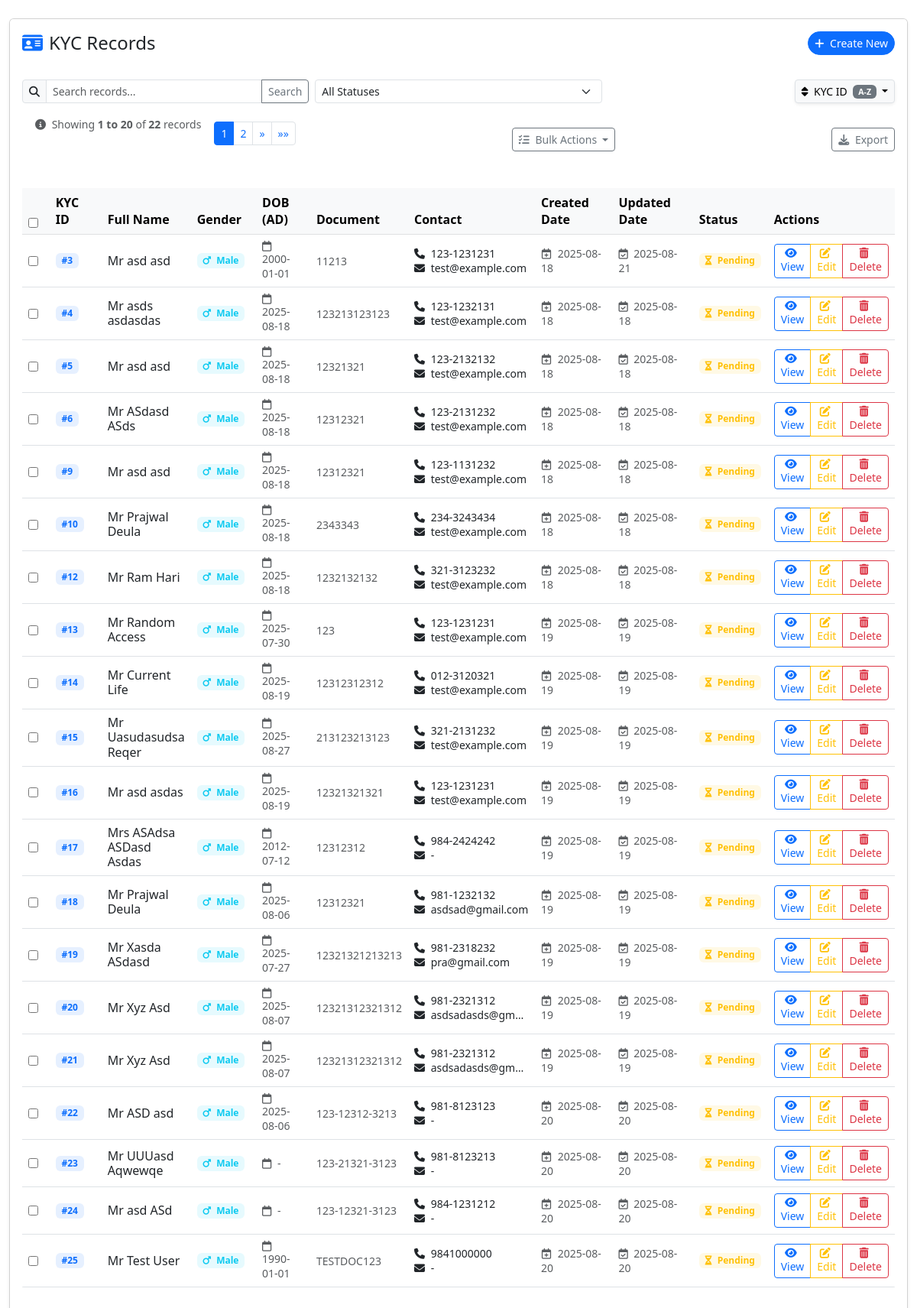
Before: /kyc_list/ with the older database file.
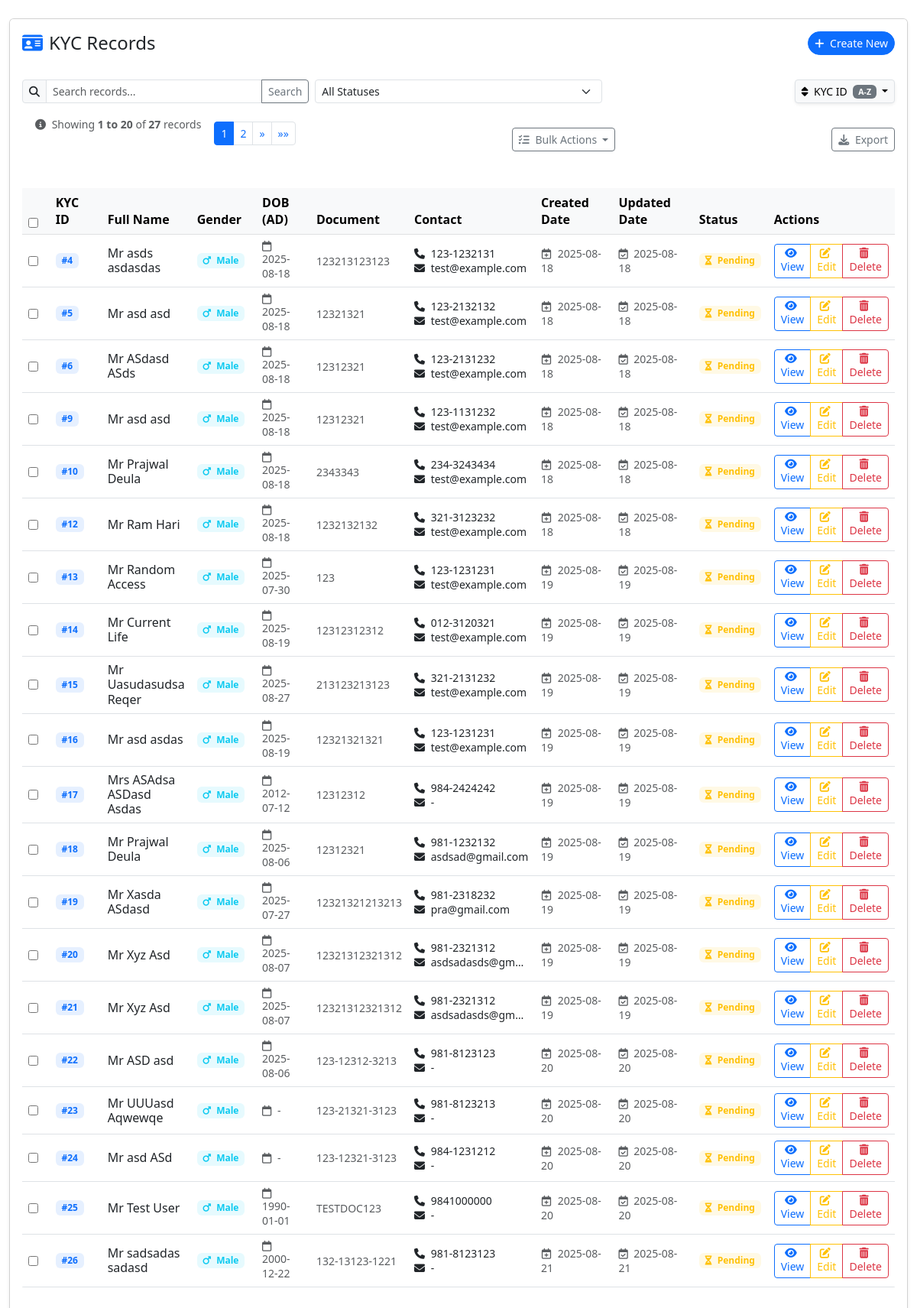
After: the same page with the newer database file.
### kyc/models.py (models this page shows, shortened)
class KYCModel(models.Model):
    STATUS_CHOICES = [
        ('Pending','Pending'),
        ('Approved','Approved'),
        ('Rejected','Rejected'),
    ]
    kyc_id = models.AutoField(primary_key=True)
    salutation = models.CharField(max_length=10, choices=SALUTATION_CHOICES, default='Mr')
    first_name = models.CharField(max_length=50, blank=False, null=False)
    middle_name = models.CharField(max_length=100, blank=True, null=True)
    last_name = models.CharField(max_length=50, blank=False, null=False)
    nep_name = models.CharField(max_length=100, blank=True, null=True)
    gender = models.CharField(max_length=10, choices=GENDER_CHOICES, default='Male')
    nationality = models.CharField(max_length=50, choices=NATIONALITY_CHOICES, default='Nepalese')
    date_of_birth_ad = models.DateField(blank=True, null=True)
    dob_bs = NepaliDateField(blank=True, null=True)
    father_name = models.CharField(max_length=100, blank=True, null=True)
    nep_father_name = models.CharField(max_length=100, blank=True, null=True)
    mother_name = models.CharField(max_length=100, blank=True, null=True)
    grand_father_name = models.CharField(max_length=100, blank=True, null=True)
    grandfather_in_law_name = models.CharField(max_length=100, blank=True, null=True)
    spouse_name = models.CharField(max_length=100, blank=True, null=True)
    father_in_law_name = models.CharField(max_length=100, blank=True, null=True)
    father_mother_name = models.CharField(max_length=100, blank=True, null=True)
    son_name = models.CharField(max_length=100, blank=True, null=True)
    daughter_name = models.CharField(max_length=100, blank=True, null=True)
    daughter_in_law_name = models.CharField(max_length=100, blank=True, null=True)
    proposer_full_name = models.CharField(max_length=100, blank=True, null=True)
    age_proof_doc = models.CharField(max_length=50, choices=AGE_PROOF_DOC_CHOICES, default='Citizenship')
    document_number = models.CharField(max_length=20, verbose_name="Document Number", blank=False)
    national_id_no = models.CharField(
        max_length=12,  # Adjust max_length as needed
        blank=False,
        null=True,
        verbose_name="National ID No"
    )
    document_issued_date_bs = NepaliDateField(verbose_name="Document Issued Date (B.S.)")
    document_issued_date = models.DateField(verbose_name="Document Issued Date (A.D.)")
    issued_place = models.CharField(max_length=100, choices=ISSUED_PLACE_CHOICES, blank=True, null=True)
    birth_place = models.CharField(max_length=50, blank=True, null=True)
    policy_no = models.CharField(max_length=30, unique=True, null=False, blank=False, default='N/A')
    address = models.CharField(max_length=255, blank=True, null=True)
    address_nepali = models.CharField(max_length=255, blank=True, null=True)
    permanent_address = models.CharField(max_length=255, blank=True, null=True)
    temporary_address = models.CharField(max_length=255, blank=True, null=True)
    temporary_district = models.CharField(max_length=100, blank=True, null=True)
    ward_no = models.CharField(max_length=2, blank=True, null=True)
    house_no = models.CharField(max_length=10, blank=True, null=True)
    local_unit = models.CharField(max_length=50, choices=LOCAL_UNIT_CHOICES, default='Municipality')
    structure = models.CharField(max_length=50, choices=STRUCTURE_CHOICES, default='Metropolitan City')
    email = models.EmailField(blank=True, null=True)
    mobile = models.CharField(max_length=20)
    phone_no = models.CharField(max_length=20, blank=True, null=True)
    qualification = models.CharField(max_length=100, choices=QUALIFICATION_CHOICES, blank=True, null=True)
    profession = models.CharField(max_length=50, choices=PROFESSION_CHOICES, default='Service', blank=True, null=True)
    income_mode = models.CharField(max_length=50, choices=INCOME_MODE_CHOICES, default='Salary')
    income_amount = models.CharField(max_length=12, blank=True, null=True)
    pan_no = models.CharField(max_length=20, blank=True, null=True)
    bank_ac_name = models.CharField(max_length=100, blank=True, null=True)
    bank_ac_no = models.CharField(max_length=50, blank=True, null=True)
    office_address = models.CharField(max_length=255, blank=True, null=True)
    firm_name = models.CharField(max_length=100, blank=True, null=True)
    is_politically_involved = models.BooleanField(default=False)
    is_aml_crime = models.BooleanField(default=False)
    is_family_politically_involved = models.BooleanField(default=False)
    is_family_aml_crime = models.BooleanField(default=False)
    status = models.CharField(max_length=10,choices=STATUS_CHOICES,default='Pending')
    created_date = models.DateTimeField(default=timezone.now)
    updated_date = models.DateTimeField(auto_now=True)
    class Meta:
        db_table = 'kyc_kycmodel'
        verbose_name = 'KYC Detail'
        verbose_name_plural = 'KYC Details'

### kyc/views.py (the view, shortened to what this page needs)
# urls.py: path('kyc_list/', views.kyc_list_view, name='kyc_list'),
def kyc_list_view(request):
    order_by = request.GET.get('order_by', 'kyc_id')
    order_dir = request.GET.get('order_dir', 'asc')
    search_term = request.GET.get('search', '').strip()
    status_filter = request.GET.get('status', '').lower()
    page_number = request.GET.get('page', 1)
    valid_fields = {
        'kyc_id': 'kyc_id',
        'first_name': 'first_name',
        'last_name': 'last_name',
        'date_of_birth_ad': 'date_of_birth_ad',
        'gender': 'gender'
    }
    order_by = valid_fields.get(order_by, 'kyc_id')
    order_dir = 'desc' if order_dir == 'desc' else 'asc'
    kycs = KYCModel.objects.all()
    if status_filter in ['pending', 'approved', 'rejected']:
        kycs = kycs.filter(status=status_filter)
    order_prefix = '-' if order_dir == 'desc' else ''
    kycs = kycs.order_by(f'{order_prefix}{order_by}')
    paginator = Paginator(kycs, 20)
    try:
        page_obj = paginator.page(page_number)
    except:
        page_obj = paginator.page(1)
    query_params = []
    if search_term:
        query_params.append(f'search={search_term}')
    if status_filter:
        query_params.append(f'status={status_filter}')
    if order_by != 'kyc_id':
        query_params.append(f'order_by={order_by}')
    if order_dir != 'asc':
        query_params.append(f'order_dir={order_dir}')
    query_string = '&'.join(query_params)
    if query_string:
        query_string = f'&{query_string}'
    context = {
        'kycs': page_obj,
        'order_by': order_by,
        'order_dir': order_dir,
        'search_term': search_term,
        'status_filter': status_filter,
        'is_paginated': page_obj.has_other_pages(),
        'total_records': paginator.count,
        'query_string': query_string,
        'request': request
    }
    return render(request, 'kyc_list.html', context)

### kyc/templates/kyc_list.html (shortened to what the changed rows need)
{% load static %}
{% block content %}
<div class="container-fluid py-4">
    <div class="card shadow-sm">
        <div class="card-body">
            <div class="row mb-3 g-2">
<div class="d-flex justify-content-between align-items-center mb-3">
    <div class="d-flex flex-row mb-3">
        <div class="alert py-2 mb-0">
            <small class="text-muted">
                <i class="fas fa-info-circle me-1"></i> Showing <strong>{{ kycs.start_index }} to {{ kycs.end_index }}</strong> of <strong>{{ total_records }}</strong> records
            </small>
        </div>
   <div class="d-flex gap-1">
{% if is_paginated %}
    <nav aria-label="Page navigation" class="mt-3">
        <ul class="pagination pagination-sm justify-content-center">
            {% for num in kycs.paginator.page_range %}
                {% if kycs.number == num %}
                    <li class="page-item active"><a class="page-link" href="#">{{ num }}</a></li>
                {% elif num > kycs.number|add:'-3' and num < kycs.number|add:'3' %}
                    <li class="page-item"><a class="page-link" href="?page={{ num }}{{ query_string }}">{{ num }}</a></li>
                {% endif %}
            {% endfor %}
        </ul>
    </nav>
    {% endif %}
</div>
</div>
</div>
            <div class="table-responsive rounded">
                <table class="table table-hover align-middle mb-0" id="kycTable">
                    <thead class="table-light">
                        <tr>
                             <th width="50">
            <input type="checkbox" id="selectAll">
        </th>
                            <th width="100">KYC ID</th>
                            <th>Full Name</th>
                            <th width="100">Gender</th>
                            <th width="110">DOB (AD)</th>
                            <th width="100">Document</th>
                            <th width="120">Contact</th>
                            <th width="150">Created Date</th>
                            <th width="150">Updated Date</th>
                            <th width="100">Status</th>
                            <th width="80">Actions</th>
                        </tr>
                    </thead>
                    <tbody>
                        {% for kyc in kycs %}
                        <tr class="position-relative">
                            <td>
                                <input type="checkbox" class="row-checkbox" data-id="{{ kyc.kyc_id }}">
                            </td>
                            <td data-label="KYC ID">
                                <span class="badge bg-primary bg-opacity-10 text-primary">#{{ kyc.kyc_id|default:"-" }}</span>
                            </td>
                            <td data-label="Full Name">
                                <div class="d-flex align-items-center">
                                    <div>
                                        <h6 class="mb-0">{{ kyc.salutation }} {{ kyc.first_name }}
                                            {% if kyc.middle_name %}{{ kyc.middle_name }} {% endif %}
                                            {{ kyc.last_name }}</h6>
                                    </div>
                                </div>
                            </td>
                            <td data-label="Gender">
                                {% if kyc.gender == 'Male' %}
                                    <span class="badge bg-info bg-opacity-10 text-info">
                                        <i class="fas fa-mars me-1"></i> {{ kyc.gender }}
                                    </span>
                                {% elif kyc.gender == 'Female' %}
                                    <span class="badge bg-danger bg-opacity-10 text-danger">
                                        <i class="fas fa-venus me-1"></i> {{ kyc.gender }}
                                    </span>
                                {% else %}
                                    <span class="badge bg-secondary bg-opacity-10 text-secondary">
                                        <i class="fas fa-genderless me-1"></i> {{ kyc.gender|default:"-" }}
                                    </span>
                                {% endif %}
                            </td>
                            <td data-label="DOB (AD)">
                                <small class="text-muted">
                                    <i class="far fa-calendar me-1"></i> {{ kyc.date_of_birth_ad|date:"Y-m-d"|default:"-" }}
                                </small>
                            </td>
                            <td data-label="Document">
                                <small>
                                    <div class="text-muted">{{ kyc.document_number|default:"-" }}</div>
                                </small>
                            </td>
                            <td data-label="Contact">
                                <small>
                                    <div><i class="fas fa-phone me-1"></i> {{ kyc.mobile|default:"-" }}</div>
                                    <div class="text-truncate" style="max-width: 150px;">
                                        <i class="fas fa-envelope me-1"></i> {{ kyc.email|default:"-" }}
                                    </div>
                                </small>
                            </td>
                                                           <td data-label="Created">
                    <div class="d-flex flex-column">
                        <small class="text-muted">
                            <i class="far fa-calendar-plus me-1"></i>
                            {{ kyc.created_date|date:"Y-m-d" }}
                        </small>
                    </div>
                </td>
                <td data-label="Updated">
                    <div class="d-flex flex-column">
                        <small class="text-muted">
                            <i class="far fa-calendar-check me-1"></i>
                            {{ kyc.updated_date|date:"Y-m-d" }}
                        </small>
                    </div>
                </td>
                            <td data-label="Status">
                                {% if kyc.status == 'approved' %}
                                    <span class="badge bg-success bg-opacity-10 text-success">
                                        <i class="fas fa-check-circle me-1"></i> Approved
                                    </span>
                                {% elif kyc.status == 'rejected' %}
                                    <span class="badge bg-danger bg-opacity-10 text-danger">
                                        <i class="fas fa-times-circle me-1"></i> Rejected
                                    </span>
                                {% else %}
                                    <span class="badge bg-warning bg-opacity-10 text-warning">
                                        <i class="fas fa-hourglass-half me-1"></i> Pending
                                    </span>
                                {% endif %}
                            </td>
                            <td data-label="Actions">
                                <div class="d-flex">
                                 <div class="btn-group" role="group">
   <a href="{% url 'kyc:kyc_detail' kyc.kyc_id %}" class="btn btn-sm btn-outline-primary"
       data-bs-toggle="tooltip" title="View Details">
        <i class="fas fa-eye me-1"></i> View
    </a>
 <a href="{% url 'kyc:kyc_update' kyc.kyc_id %}" class="btn btn-sm btn-outline-warning">
    <i class="fas fa-edit me-1"></i> Edit
</a>
    <button type="button" class="btn btn-sm btn-outline-danger delete-btn"
            data-id="{{ kyc.kyc_id }}" data-bs-toggle="tooltip" title="Delete Record">
        <i class="fas fa-trash-alt me-1"></i> Delete
    </button>
</div>
                            </td>
                        </tr>
                        {% endfor %}
                    </tbody>
                </table>
</div>
        </div>
    </div>
</div>
{% endblock %}
<link href="https://cdn.jsdelivr.net/npm/bootstrap@5.3.0/dist/css/bootstrap.min.css" rel="stylesheet">
<link rel="stylesheet" href="https://cdnjs.cloudflare.com/ajax/libs/font-awesome/6.4.0/css/all.min.css">

Changed rows visible on the page:
removed KYCModel: kyc_id "3", salutation "Mr", first_name "asd", last_name "asd", gender "Male", date_of_birth_ad "2000-01-01", document_number "11213", mobile "123-1231231", email "test@example.com", created_date "2025-08-18", updated_date "2025-08-21", status "Pending" (drawn)
now on this page (row unchanged): KYCModel: kyc_id "26", salutation "Mr", first_name "sadsadas", last_name "sadasd", gender "Male", date_of_birth_ad "2000-12-22", document_number "132-13123-1221", mobile "981-8123123", email "-", created_date "2025-08-21", updated_date "2025-08-21", status "Pending" (drawn)
Other visible differences:
{{ total_records }}: "22" → "27"
